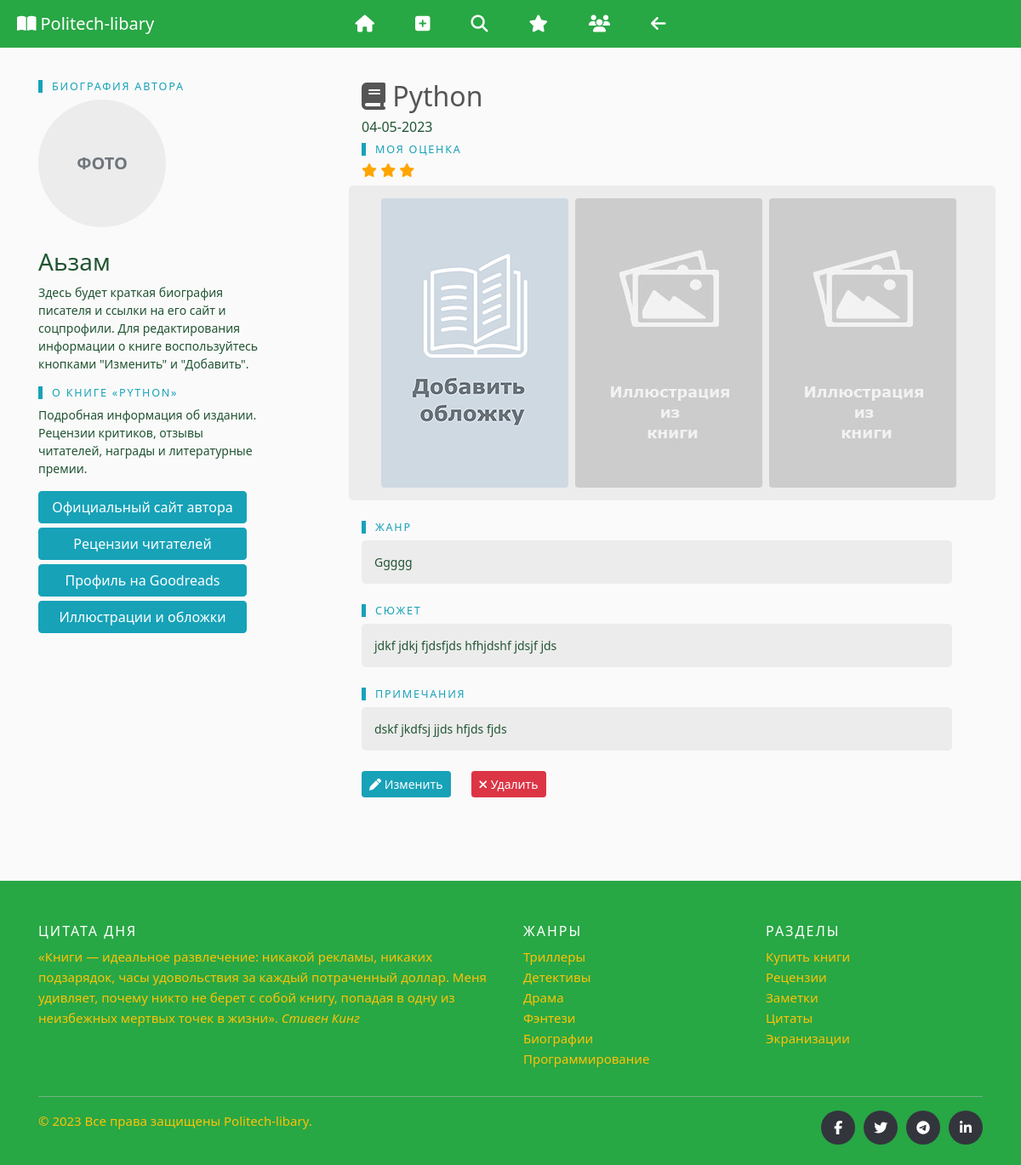
The page /1/ (signed in) on the database its author committed.
### reader/models.py (models this page shows, shortened)
@dataclass
class Book(db.Model):
    id: int
    title: str
    author: str
    genre: str
    cover: str
    bookpdf: str
    rating: int
    description: str
    notes: str
    created_at: str
    id = db.Column(db.Integer, primary_key=True)
    title = db.Column(db.String(100), unique=True, nullable=False)
    author = db.Column(db.String(100), nullable=False)
    genre = db.Column(db.String(20), nullable=False)
    rating = db.Column(db.Integer)
    cover = db.Column(db.String(50), nullable=False, default='default.jpg')
    bookpdf = db.Column(db.String(50), nullable=False)
    description = db.Column(db.Text)
    notes = db.Column(db.Text)
    created_at = db.Column(db.DateTime(timezone=True),
                           server_default=func.now())

### reader/routes.py (the view)
@app.route('/<int:book_id>/')
@login_required
def book(book_id):
    if current_user.is_admin:
        book = Book.query.get_or_404(book_id)
        return render_template('book.html', book=book)
    elif not current_user.is_admin:
        return abort(404)

### reader/models.py (called while the page is built)
@app.login_manager.user_loader
def load_user(user_id):
    return db.session.query(User).get(user_id)

### reader/templates/book.html (shortened to what this page needs)
{% extends 'base.html' %}
{% block content %}
<div class="container" style="margin-top:30px">
  <div class="row">
    <div class="col-sm-4">
      <h4 class="heading">Биография автора</h4>
      <div class="circle">
        <span>Фото</span>
      </div>
      <div class="book">
      <h3 class="mt-4">{{ book.author }}</h5>
      <p>Здесь будет краткая биография писателя и ссылки на его сайт и соцпрофили. Для редактирования информации о книге воспользуйтесь кнопками "Изменить" и "Добавить".</p>
      <h4 class="heading">О книге «{{ book.title }}»</h4>
      <p>Подробная информация об издании. Рецензии критиков, отзывы читателей, награды и литературные премии.</p>
    </div>
<div class="col-xs-12 sidebutton-wrapper">
  <button type="button" class="btn btn-info">Официальный сайт автора</button>
  <button type="button" class="btn btn-info">Рецензии читателей</button>
  <button type="button" class="btn btn-info">Профиль на Goodreads</button>
  <button type="button" class="btn btn-info">Иллюстрации и обложки</button>
</div>
    </div>
    <div class="col-sm-8">
      <h2><i class="fa fa-book"></i> {{ book.title }}</h2>
      <h6>{{ book.created_at.strftime('%d-%m-%Y') }}</h6>
          <h4 class="heading">Моя оценка</h4>
          <h6>{% set stars = book.rating | int %}
          {% for n in range(stars) %}
          <span class="fa fa-star checked" style="color:orange"></span>
          {% endfor %}
      </h6>
      <div class="book-cover row justify-content-center  mb-4">
          <a href="{{ url_for('send_file', filename=book.cover) }}"><img src="{{ url_for('send_file', filename=book.cover) }}" class="rounded mr-2" alt="Обложка {{ book.title }}"></a>
          <a href="{{ url_for('send_file', filename='illustration.jpg') }}"><img src="{{ url_for('send_file', filename='illustration.jpg') }}" class="rounded mr-2" alt="Обложка {{ book.title }}"></a>
          <a href="{{ url_for('send_file', filename='illustration.jpg') }}"><img src="{{ url_for('send_file', filename='illustration.jpg') }}" class="rounded mr-2" alt="Обложка {{ book.title }}"></a>
      </div>
      <div>
      <h4 class="heading">Жанр</h4>
      <div class="book-info mb-4">
      <p>{{ book.genre.title() }}</p>
      </div>
      <h4 class="heading">Сюжет</h4>
      <div class="book-info mb-4">
      <p>{{ book.description }}</p>
      </div>
      <h4 class="heading">Примечания</h4>
      <div class="book-info mb-4">
      <p>{{ book.notes }}</p>
      </div>
            <div class="text-center d-flex">
      <button type="button" class="btn btn-info btn-sm mr-4">
       <a href="{{ url_for('edit', book_id=book.id) }}" style="color:white; text-decoration:none"><i class="fas fa-pen"></i> Изменить</a>
      </button>
      <form action="{{ url_for('delete', book_id=book.id) }}" method="POST">
        <button class='btn btn-danger btn-sm' type="submit" value="Удалить" onclick="return confirm('Удалить книгу?')"><i class="fa fa-times"></i> Удалить</button>
      </form>
    </div>
 </div>
  </div>
   </div>
    </div>
{% endblock %}

### reader/static/css/style.css (style rules this page uses)
:root { --bs-font-sans-serif: system-ui, -apple-system, "Segoe UI", Roboto, "Helvetica Neue", Arial, "Noto Sans", "Liberation Sans", sans-serif, "Apple Color Emoji", "Segoe UI Emoji", "Segoe UI Symbol", "Noto Color Emoji"; --bs-font-monospace: SFMono-Regular, Menlo, Monaco, Consolas, "Liberation Mono", "Courier New", monospace; }
* { box-sizing: border-box; }
html, body { width: 100%; height: 100%; }
.circle { width: 150px; height: 150px; background: #ececec; text-align: center; border-radius: 100%; font-size: 20px; padding-top: 10px; }
.circle span { font-size: 20px; color: #6f767c; text-transform: uppercase; font-weight: 900; margin-top: 50px; display: block; }
body { padding: 1rem 0; background: #fafafa; color:#253; font-family:var(--bs-font-sans-serif); font-size:0.875rem; font-weight:400; }
h2, .h2 { font-size:calc(1.325rem + .9vw) }
@media (min-width: 1200px) { h2, .h2 { font-size:2rem; color: #555; } }
h3, .h3 { font-size:calc(1.3rem + .6vw) }
@media (min-width: 1200px) { h3, .h3 { font-size:1.75rem } }
h4, .h4 { font-size:calc(1.275rem + .3vw) }
@media (min-width: 1200px) { h4, .h4 { font-size:1.5rem } }
h6, .h6 { font-size:1rem }
a { color:#4f4f4f }
.book p { width:75%; }
.book-info p { width:95%; border-radius: 5px; background-color: #ececec; padding: 15px }
.book-cover { width:auto; border-radius: 5px; background-color: #ececec; padding: 15px }
.heading { position:relative; padding-left:1rem; font-size:.9em; text-transform:uppercase; letter-spacing:0.11rem; color:#17a2b8 }
.heading:before { content:""; display:inline-block; width:5px; height:100%; background:#17a2b8; position:absolute; left:0; top:0 }
.sidebutton-wrapper .btn { margin-bottom:5px; width: 70%; }

### rows shown on the page
Book: author "Аьзам", title "PYTHON", title "Python", created_at "04-05-2023", rating 3 (drawn), cover (placeholder picture), genre "Ggggg", description "jdkf jdkj fjdsfjds hfhjdshf jdsjf jds", notes "dskf jkdfsj jjds hfjds fjds"
